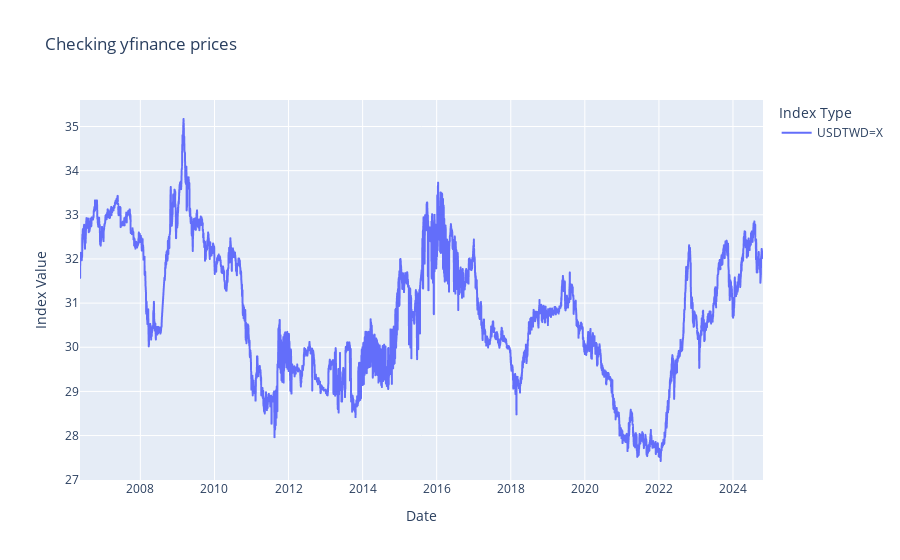

The code cell stored with this chart in its notebook:
### Code cell
# Plot prices to check
fig = px.line(
    FX_prices, 
    x=FX_prices.index, 
    y=["USDTWD=X"],
    labels={"value": "Index Value", "variable": "Index Type"},
    title="Checking yfinance prices"
)

# Show the plot
fig.show()

### Figure 1 — Plotly figure (JSON) as saved in the notebook; plotly's stock layout.template omitted (floating-point values rounded to 4 significant figures; data arrays with more than 128 entries replaced by an {"elided": "..."} marker saying what was removed)
{"data": [{"hovertemplate": "Index Type=USDTWD=X<br>Date=%{x}<br>Index Value=%{y}<extra></extra>", "legendgroup": "USDTWD=X", "line": {"color": "#636efa", "dash": "solid"}, "marker": {"symbol": "circle"}, "mode": "lines", "name": "USDTWD=X", "showlegend": true, "type": "scattergl", "x": {"elided": "4773 str values"}, "xaxis": "x", "y": {"elided": "4773 float values"}, "yaxis": "y"}], "layout": {"legend": {"title": {"text": "Index Type"}, "tracegroupgap": 0}, "title": {"text": "Checking yfinance prices"}, "xaxis": {"anchor": "y", "domain": [0, 1], "title": {"text": "Date"}}, "yaxis": {"anchor": "x", "domain": [0, 1], "title": {"text": "Index Value"}}}}
